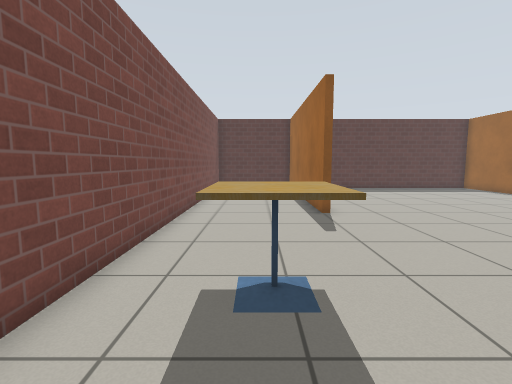
View 1 (above)

17 first-person views from a walk through a Gazebo world. The camera is 0.94 m above the floor, tilts 6° down and sees 85° across. The floor is counted in squares, 0.5 m on a side. Each view is taken from the middle of a square. On the plan, view 1 faces up. The plan holds only what a view shows up to about 16 squares ahead; the rest is blank. Robots are left out. Gazebo's built-in surfaces are drawn with simple patterns.

View 2
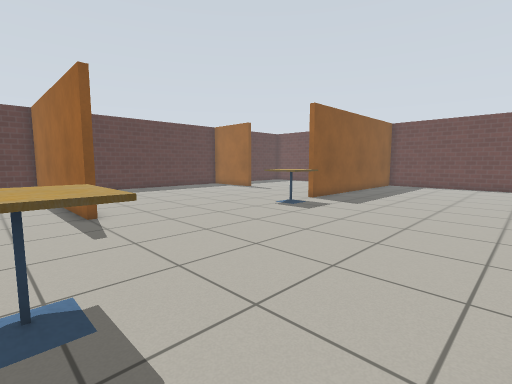

View 3
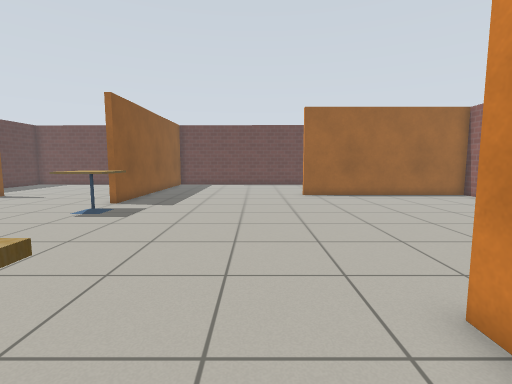

View 4
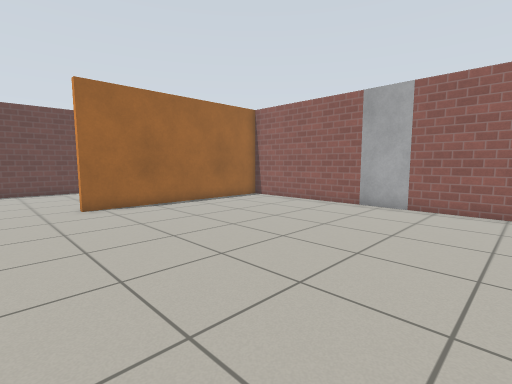

View 5
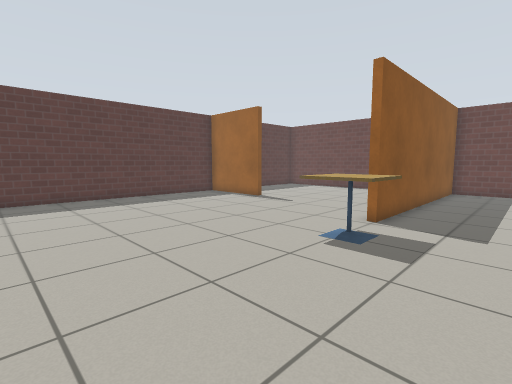

View 6
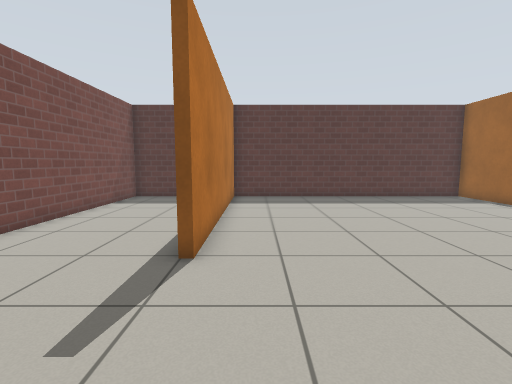

View 7
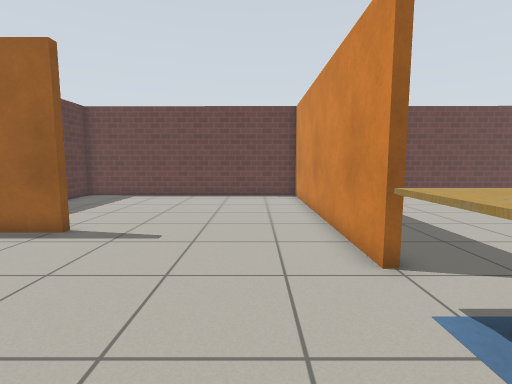

View 8
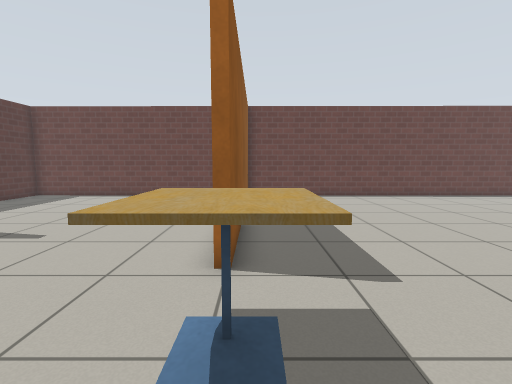

View 9
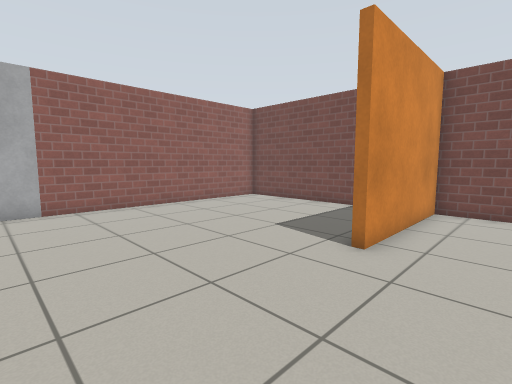

View 10
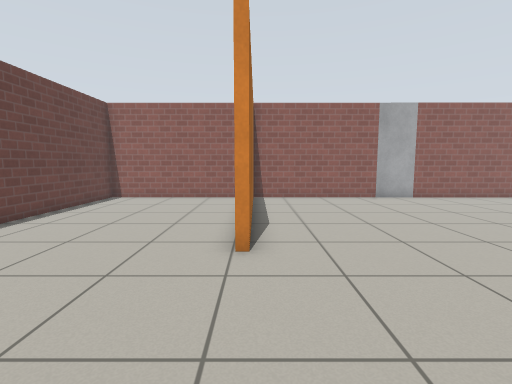

View 11
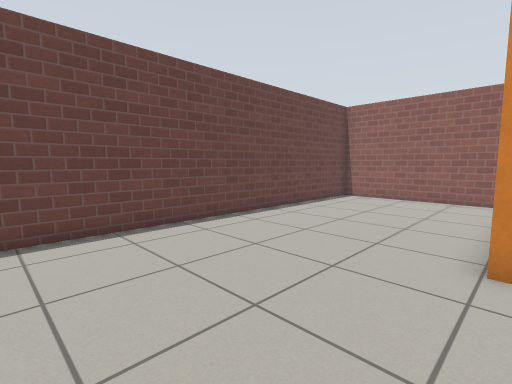

View 12
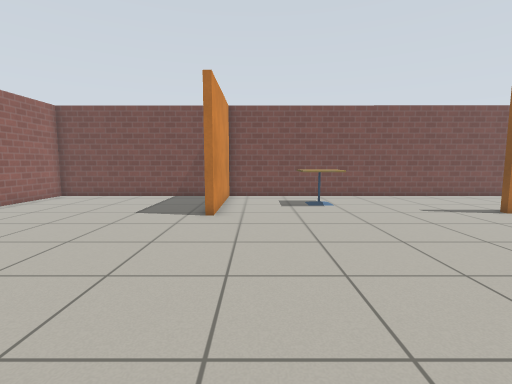

View 13
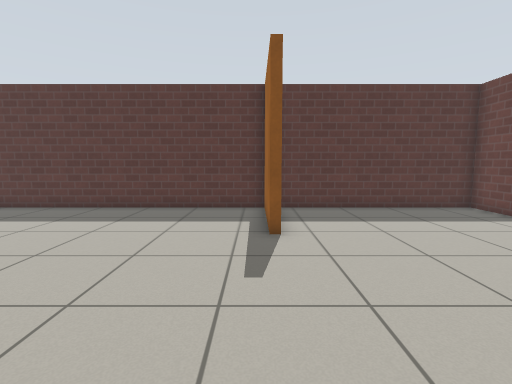

View 14
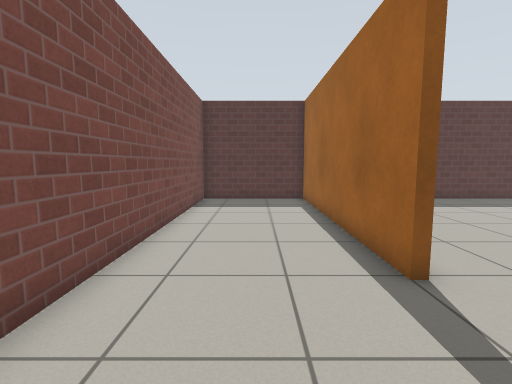

View 15
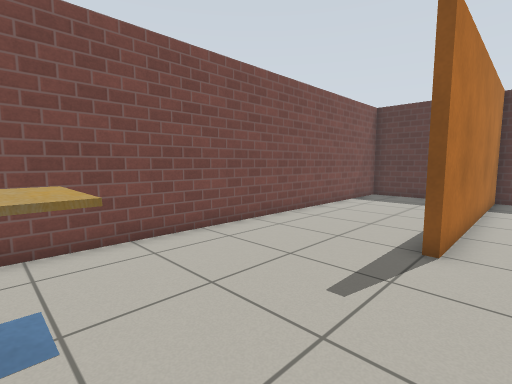

View 16
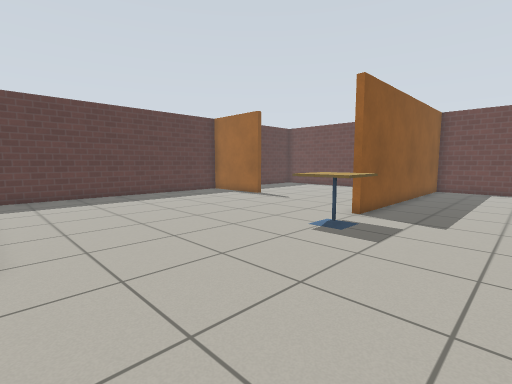

View 17
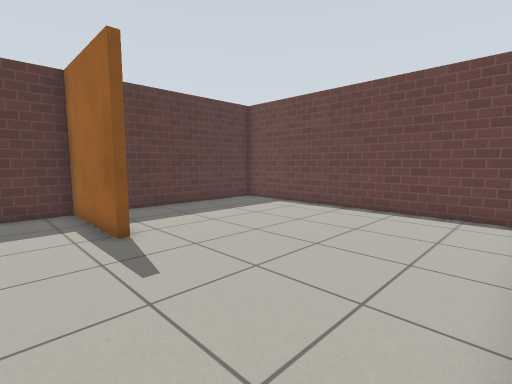

### Floor plan
Points are (right, up) in squares from view 1. A wall is a line through its corners. A room is listed if a view was taken in it or the views show most of it. See-through windows are left out.
Room 1 (views 1, 2, 3, 4, 5, 6, 7, 8, 9, 10, 11, 12, 13, 14, 15, 16, 17)
walls: (12.7, 8.7) (23.9, 8.7) (24, 20.6) (16, 20.6); (15.8, 16.2) (15.4, 16.2) (15.4, 20.6) (2.8, 20.6) (2.8, 10.3) (2.5, 10.3) (2.5, 20.6) (-2.7, 20.6) (-2.7, -0.5) (3.2, -0.5) (3.2, -0.9); (-2.7, -1.9) (-2.7, -10) (7.5, -10); (9.4, -10) (16.1, -10) (16.1, -0.8); (17.1, -10) (23.8, -10) (23.9, 8.4) (12.7, 8.4)
objects: cafe table (0, 3) to (1, 5); door leaf (8, -10) to (9, -10); cafe table (10, 8) to (11, 9)

Positions as (right, up) in squares from view 1, and headings:
1: (0, 0), facing up
2: (0, 0), facing up-right
3: (0, 2), facing right
4: (4, 2), facing down-right
5: (4, 5), facing up-right
6: (4, 5), facing up
7: (8, 11), facing right
8: (8, 8), facing right
9: (9, 2), facing down-left
10: (16, 5), facing down
11: (16, 5), facing down-right
12: (13, 1), facing left
13: (15, 9), facing up
14: (0, 6), facing up
15: (4, 4), facing up-left
16: (3, 4), facing up-right
17: (13, 9), facing up-right
